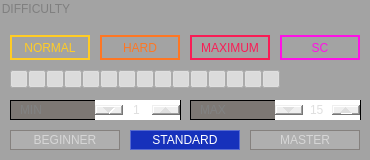
     <widget class="QGroupBox" name="diff_groupbox">
      <property name="geometry">
       <rect>
        <x>30</x>
        <y>120</y>
        <width>370</width>
        <height>160</height>
       </rect>
      </property>
      <property name="styleSheet">
       <string notr="true">QGroupBox{
	background-color:rgba(0, 0, 0, 51);
	color:#7f7f7f;
	border:none;
}
QFrame{
	background-color: qlineargradient(spread:pad, x1:0, y1:0, x2:1, y2:0, stop:0 rgba(88, 78, 70, 128), stop:0.5 rgba(88, 78, 70, 128), stop:0.501 rgba(96, 78, 65, 255), stop:1 rgba(96, 78, 65, 255));
	color: #ffffff;
}
QPushButton{
	font: 8pt &quot;Lato Black&quot;
}
QSpinBox{
	font: 9pt &quot;Lato Black&quot;;
	color: #dfdfdf;
	border:none;
}
QSpinBox::up-button{
	subcontrol-position: right;
	color: #ffffff;
	width: 28px;
}
QSpinBox::up-arrow {
    image: url(images/right_button.png);
}
QSpinBox::down-button{
	subcontrol-position: left;
	color: #ffffff;
	width: 28px;
}
QSpinBox::down-arrow {
    image: url(images/left_button.png);
}</string>
      </property>
      <property name="title">
       <string>DIFFICULTY</string>
      </property>
      <widget class="QPushButton" name="cb_nm">
       <property name="geometry">
        <rect>
         <x>10</x>
         <y>35</y>
         <width>80</width>
         <height>25</height>
        </rect>
       </property>
       <property name="styleSheet">
        <string notr="true">QPushButton {
    border: 2px solid #ffcc25;
	color: #ffcc25;
    background: transparent;
}

QPushButton:checked {
	border-color: #ffcc25;
 	color: #242526;
    background-color: #ffcc25;
}</string>
       </property>
       <property name="text">
        <string>NORMAL</string>
       </property>
       <property name="checkable">
        <bool>true</bool>
       </property>
      </widget>
      <widget class="QPushButton" name="cb_hd">
       <property name="geometry">
        <rect>
         <x>100</x>
         <y>35</y>
         <width>80</width>
         <height>25</height>
        </rect>
       </property>
       <property name="styleSheet">
        <string notr="true">QPushButton {
    border: 2px solid #fe7724;
	color: #fe7724;
    background: transparent;
}

QPushButton:checked {
	border-color: #fe7724;
 	color: #242526;
    background-color: #fe7724;
}</string>
       </property>
       <property name="text">
        <string>HARD</string>
       </property>
       <property name="checkable">
        <bool>true</bool>
       </property>
      </widget>
      <widget class="QPushButton" name="cb_mx">
       <property name="geometry">
        <rect>
         <x>190</x>
         <y>35</y>
         <width>80</width>
         <height>25</height>
        </rect>
       </property>
       <property name="styleSheet">
        <string notr="true">QPushButton {
    border: 2px solid #f91c55;
	color: #f91c55;
    background: transparent;
}

QPushButton:checked {
	border-color: #f91c55;
 	color: #242526;
    background-color: #f91c55;
}</string>
       </property>
       <property name="text">
        <string>MAXIMUM</string>
       </property>
       <property name="checkable">
        <bool>true</bool>
       </property>
      </widget>
      <widget class="QPushButton" name="cb_sc">
       <property name="geometry">
        <rect>
         <x>280</x>
         <y>35</y>
         <width>80</width>
         <height>25</height>
        </rect>
       </property>
       <property name="styleSheet">
        <string notr="true">QPushButton {
    border: 2px solid #ff11e6;
	color: #ff11e6;
    background: transparent;
}

QPushButton:checked {
	border-color: #ff11e6;
 	color: #242526;
    background-color: #ff11e6;
}</string>
       </property>
       <property name="text">
        <string>SC</string>
       </property>
       <property name="checkable">
        <bool>true</bool>
       </property>
      </widget>
      <widget class="QPushButton" name="d1">
       <property name="geometry">
        <rect>
         <x>10</x>
         <y>70</y>
         <width>18</width>
         <height>18</height>
        </rect>
       </property>
       <property name="sizePolicy">
        <sizepolicy hsizetype="Fixed" vsizetype="Fixed">
         <horstretch>0</horstretch>
         <verstretch>0</verstretch>
        </sizepolicy>
       </property>
       <property name="icon">
        <iconset>
         <normaloff>../images/d_blk.png</normaloff>
         <normalon>../images/d_ylw.png</normalon>../images/d_blk.png</iconset>
       </property>
       <property name="iconSize">
        <size>
         <width>18</width>
         <height>18</height>
        </size>
       </property>
       <property name="checkable">
        <bool>true</bool>
       </property>
       <property name="checked">
        <bool>true</bool>
       </property>
      </widget>
      <widget class="QPushButton" name="d2">
       <property name="geometry">
        <rect>
         <x>28</x>
         <y>70</y>
         <width>18</width>
         <height>18</height>
        </rect>
       </property>
       <property name="sizePolicy">
        <sizepolicy hsizetype="Fixed" vsizetype="Fixed">
         <horstretch>0</horstretch>
         <verstretch>0</verstretch>
        </sizepolicy>
       </property>
       <property name="icon">
        <iconset>
         <normaloff>../images/d_blk.png</normaloff>
         <normalon>../images/d_ylw.png</normalon>../images/d_blk.png</iconset>
       </property>
       <property name="iconSize">
        <size>
         <width>18</width>
         <height>18</height>
        </size>
       </property>
       <property name="checkable">
        <bool>true</bool>
       </property>
       <property name="checked">
        <bool>true</bool>
       </property>
      </widget>
      <widget class="QPushButton" name="d3">
       <property name="geometry">
        <rect>
         <x>46</x>
         <y>70</y>
         <width>18</width>
         <height>18</height>
        </rect>
       </property>
       <property name="sizePolicy">
        <sizepolicy hsizetype="Fixed" vsizetype="Fixed">
         <horstretch>0</horstretch>
         <verstretch>0</verstretch>
        </sizepolicy>
       </property>
       <property name="icon">
        <iconset>
         <normaloff>../images/d_blk.png</normaloff>
         <normalon>../images/d_ylw.png</normalon>../images/d_blk.png</iconset>
       </property>
       <property name="iconSize">
        <size>
         <width>18</width>
         <height>18</height>
        </size>
       </property>
       <property name="checkable">
        <bool>true</bool>
       </property>
       <property name="checked">
        <bool>true</bool>
       </property>
      </widget>
      <widget class="QPushButton" name="d4">
       <property name="geometry">
        <rect>
         <x>64</x>
         <y>70</y>
         <width>18</width>
         <height>18</height>
        </rect>
       </property>
       <property name="sizePolicy">
        <sizepolicy hsizetype="Fixed" vsizetype="Fixed">
         <horstretch>0</horstretch>
         <verstretch>0</verstretch>
        </sizepolicy>
       </property>
       <property name="icon">
        <iconset>
         <normaloff>../images/d_blk.png</normaloff>
         <normalon>../images/d_ylw.png</normalon>../images/d_blk.png</iconset>
       </property>
       <property name="iconSize">
        <size>
         <width>18</width>
         <height>18</height>
        </size>
       </property>
       <property name="checkable">
        <bool>true</bool>
       </property>
       <property name="checked">
        <bool>true</bool>
       </property>
      </widget>
      <widget class="QPushButton" name="d5">
       <property name="geometry">
        <rect>
         <x>82</x>
         <y>70</y>
         <width>18</width>
         <height>18</height>
        </rect>
       </property>
       <property name="sizePolicy">
        <sizepolicy hsizetype="Fixed" vsizetype="Fixed">
         <horstretch>0</horstretch>
         <verstretch>0</verstretch>
        </sizepolicy>
       </property>
       <property name="icon">
        <iconset>
         <normaloff>../images/d_blk.png</normaloff>
         <normalon>../images/d_ylw.png</normalon>../images/d_blk.png</iconset>
       </property>
       <property name="iconSize">
        <size>
         <width>18</width>
         <height>18</height>
        </size>
       </property>
       <property name="checkable">
        <bool>true</bool>
       </property>
       <property name="checked">
        <bool>true</bool>
       </property>
      </widget>
      <widget class="QPushButton" name="d6">
       <property name="geometry">
        <rect>
         <x>100</x>
         <y>70</y>
         <width>18</width>
         <height>18</height>
        </rect>
       </property>
       <property name="sizePolicy">
        <sizepolicy hsizetype="Fixed" vsizetype="Fixed">
         <horstretch>0</horstretch>
         <verstretch>0</verstretch>
        </sizepolicy>
       </property>
       <property name="icon">
        <iconset>
         <normaloff>../images/d_blk.png</normaloff>
         <normalon>../images/d_org.png</normalon>../images/d_blk.png</iconset>
       </property>
       <property name="iconSize">
        <size>
         <width>18</width>
         <height>18</height>
        </size>
       </property>
       <property name="checkable">
        <bool>true</bool>
       </property>
       <property name="checked">
        <bool>true</bool>
       </property>
      </widget>
      <widget class="QPushButton" name="d7">
       <property name="geometry">
        <rect>
         <x>118</x>
         <y>70</y>
         <width>18</width>
         <height>18</height>
        </rect>
       </property>
       <property name="sizePolicy">
        <sizepolicy hsizetype="Fixed" vsizetype="Fixed">
         <horstretch>0</horstretch>
         <verstretch>0</verstretch>
        </sizepolicy>
       </property>
       <property name="icon">
        <iconset>
         <normaloff>../images/d_blk.png</normaloff>
         <normalon>../images/d_org.png</normalon>../images/d_blk.png</iconset>
       </property>
       <property name="iconSize">
        <size>
         <width>18</width>
         <height>18</height>
        </size>
       </property>
       <property name="checkable">
        <bool>true</bool>
       </property>
       <property name="checked">
        <bool>true</bool>
       </property>
      </widget>
      <widget class="QPushButton" name="d8">
       <property name="geometry">
        <rect>
         <x>136</x>
         <y>70</y>
         <width>18</width>
         <height>18</height>
        </rect>
       </property>
       <property name="sizePolicy">
        <sizepolicy hsizetype="Fixed" vsizetype="Fixed">
         <horstretch>0</horstretch>
         <verstretch>0</verstretch>
        </sizepolicy>
       </property>
       <property name="icon">
        <iconset>
         <normaloff>../images/d_blk.png</normaloff>
         <normalon>../images/d_org.png</normalon>../images/d_blk.png</iconset>
       </property>
       <property name="iconSize">
        <size>
         <width>18</width>
         <height>18</height>
        </size>
       </property>
       <property name="checkable">
        <bool>true</bool>
       </property>
       <property name="checked">
        <bool>true</bool>
       </property>
      </widget>
      <widget class="QPushButton" name="d9">
       <property name="geometry">
        <rect>
         <x>154</x>
         <y>70</y>
         <width>18</width>
         <height>18</height>
        </rect>
       </property>
       <property name="sizePolicy">
        <sizepolicy hsizetype="Fixed" vsizetype="Fixed">
         <horstretch>0</horstretch>
         <verstretch>0</verstretch>
        </sizepolicy>
       </property>
       <property name="icon">
        <iconset>
         <normaloff>../images/d_blk.png</normaloff>
         <normalon>../images/d_org.png</normalon>../images/d_blk.png</iconset>
       </property>
       <property name="iconSize">
        <size>
         <width>18</width>
         <height>18</height>
        </size>
       </property>
       <property name="checkable">
        <bool>true</bool>
       </property>
       <property name="checked">
        <bool>true</bool>
       </property>
      </widget>
      <widget class="QPushButton" name="d10">
       <property name="geometry">
        <rect>
         <x>172</x>
         <y>70</y>
         <width>18</width>
         <height>18</height>
        </rect>
       </property>
       <property name="sizePolicy">
        <sizepolicy hsizetype="Fixed" vsizetype="Fixed">
         <horstretch>0</horstretch>
         <verstretch>0</verstretch>
        </sizepolicy>
       </property>
       <property name="icon">
        <iconset>
         <normaloff>../images/d_blk.png</normaloff>
         <normalon>../images/d_org.png</normalon>../images/d_blk.png</iconset>
       </property>
       <property name="iconSize">
        <size>
         <width>18</width>
         <height>18</height>
        </size>
       </property>
       <property name="checkable">
        <bool>true</bool>
       </property>
       <property name="checked">
        <bool>true</bool>
       </property>
      </widget>
      <widget class="QPushButton" name="d11">
       <property name="geometry">
        <rect>
         <x>190</x>
         <y>70</y>
         <width>18</width>
         <height>18</height>
        </rect>
       </property>
       <property name="sizePolicy">
        <sizepolicy hsizetype="Fixed" vsizetype="Fixed">
         <horstretch>0</horstretch>
         <verstretch>0</verstretch>
        </sizepolicy>
       </property>
       <property name="icon">
        <iconset>
         <normaloff>../images/d_blk.png</normaloff>
         <normalon>../images/d_red.png</normalon>../images/d_blk.png</iconset>
       </property>
       <property name="iconSize">
        <size>
         <width>18</width>
         <height>18</height>
        </size>
       </property>
       <property name="checkable">
        <bool>true</bool>
       </property>
       <property name="checked">
        <bool>true</bool>
       </property>
      </widget>
      <widget class="QPushButton" name="d12">
       <property name="geometry">
        <rect>
         <x>208</x>
         <y>70</y>
         <width>18</width>
         <height>18</height>
        </rect>
       </property>
       <property name="sizePolicy">
        <sizepolicy hsizetype="Fixed" vsizetype="Fixed">
         <horstretch>0</horstretch>
         <verstretch>0</verstretch>
        </sizepolicy>
       </property>
       <property name="icon">
        <iconset>
         <normaloff>../images/d_blk.png</normaloff>
         <normalon>../images/d_red.png</normalon>../images/d_blk.png</iconset>
       </property>
       <property name="iconSize">
        <size>
         <width>18</width>
         <height>18</height>
        </size>
       </property>
       <property name="checkable">
        <bool>true</bool>
       </property>
       <property name="checked">
        <bool>true</bool>
       </property>
      </widget>
      <widget class="QPushButton" name="d13">
       <property name="geometry">
        <rect>
         <x>226</x>
         <y>70</y>
         <width>18</width>
         <height>18</height>
        </rect>
       </property>
       <property name="sizePolicy">
        <sizepolicy hsizetype="Fixed" vsizetype="Fixed">
         <horstretch>0</horstretch>
         <verstretch>0</verstretch>
        </sizepolicy>
       </property>
       <property name="icon">
        <iconset>
         <normaloff>../images/d_blk.png</normaloff>
         <normalon>../images/d_red.png</normalon>../images/d_blk.png</iconset>
       </property>
       <property name="iconSize">
        <size>
         <width>18</width>
         <height>18</height>
        </size>
       </property>
       <property name="checkable">
        <bool>true</bool>
       </property>
       <property name="checked">
        <bool>true</bool>
       </property>
      </widget>
      <widget class="QPushButton" name="d14">
       <property name="geometry">
        <rect>
         <x>244</x>
         <y>70</y>
         <width>18</width>
         <height>18</height>
        </rect>
       </property>
       <property name="sizePolicy">
        <sizepolicy hsizetype="Fixed" vsizetype="Fixed">
         <horstretch>0</horstretch>
         <verstretch>0</verstretch>
        </sizepolicy>
       </property>
       <property name="icon">
        <iconset>
         <normaloff>../images/d_blk.png</normaloff>
         <normalon>../images/d_red.png</normalon>../images/d_blk.png</iconset>
       </property>
       <property name="iconSize">
        <size>
         <width>18</width>
         <height>18</height>
        </size>
       </property>
       <property name="checkable">
        <bool>true</bool>
       </property>
       <property name="checked">
        <bool>true</bool>
       </property>
      </widget>
      <widget class="QPushButton" name="d15">
       <property name="geometry">
        <rect>
         <x>262</x>
         <y>70</y>
         <width>18</width>
         <height>18</height>
        </rect>
       </property>
       <property name="sizePolicy">
        <sizepolicy hsizetype="Fixed" vsizetype="Fixed">
         <horstretch>0</horstretch>
         <verstretch>0</verstretch>
        </sizepolicy>
       </property>
       <property name="icon">
        <iconset>
         <normaloff>../images/d_blk.png</normaloff>
         <normalon>../images/d_red.png</normalon>../images/d_blk.png</iconset>
       </property>
       <property name="iconSize">
        <size>
         <width>18</width>
         <height>18</height>
        </size>
       </property>
       <property name="checkable">
        <bool>true</bool>
       </property>
       <property name="checked">
        <bool>true</bool>
       </property>
      </widget>
      <widget class="QPushButton" name="cb_std">
       <property name="geometry">
        <rect>
         <x>130</x>
         <y>130</y>
         <width>110</width>
         <height>20</height>
        </rect>
       </property>
       <property name="styleSheet">
        <string notr="true">QPushButton {
    border: 1px solid #85817e;
	color: #d6d6d6;
    background: rgba(255, 255, 255, 32);
}

QPushButton:checked {
	border-color: #586bce;
 	color: #ffffff;
    background-color: #1631bb;
}</string>
       </property>
       <property name="text">
        <string>STANDARD</string>
       </property>
       <property name="checkable">
        <bool>true</bool>
       </property>
       <property name="checked">
        <bool>true</bool>
       </property>
       <property name="autoExclusive">
        <bool>true</bool>
       </property>
      </widget>
      <widget class="QPushButton" name="cb_mst">
       <property name="geometry">
        <rect>
         <x>250</x>
         <y>130</y>
         <width>110</width>
         <height>20</height>
        </rect>
       </property>
       <property name="styleSheet">
        <string notr="true">QPushButton {
    border: 1px solid #85817e;
	color: #d6d6d6;
    background: rgba(255, 255, 255, 32);
}

QPushButton:checked {
	border-color: #e45153;
 	color: #ffffff;
    background-color: #d90c10;
}</string>
       </property>
       <property name="text">
        <string>MASTER</string>
       </property>
       <property name="checkable">
        <bool>true</bool>
       </property>
       <property name="autoExclusive">
        <bool>true</bool>
       </property>
      </widget>
      <widget class="QPushButton" name="cb_bgn">
       <property name="geometry">
        <rect>
         <x>10</x>
         <y>130</y>
         <width>110</width>
         <height>20</height>
        </rect>
       </property>
       <property name="styleSheet">
        <string notr="true">QPushButton {
    border: 1px solid #85817e;
	color: #d6d6d6;
    background: rgba(255, 255, 255, 32);
}

QPushButton:checked {
	border-color: #48b06b;
 	color: #ffffff;
    background-color: #009031;
}</string>
       </property>
       <property name="text">
        <string>BEGINNER</string>
       </property>
       <property name="checkable">
        <bool>true</bool>
       </property>
       <property name="autoExclusive">
        <bool>true</bool>
       </property>
      </widget>
      <widget class="QFrame" name="frame_6">
       <property name="geometry">
        <rect>
         <x>10</x>
         <y>100</y>
         <width>171</width>
         <height>20</height>
        </rect>
       </property>
       <property name="frameShape">
        <enum>QFrame::StyledPanel</enum>
       </property>
       <property name="frameShadow">
        <enum>QFrame::Raised</enum>
       </property>
       <widget class="QSpinBox" name="lvl_min">
        <property name="geometry">
         <rect>
          <x>85</x>
          <y>0</y>
          <width>85</width>
          <height>20</height>
         </rect>
        </property>
        <property name="frame">
         <bool>false</bool>
        </property>
        <property name="alignment">
         <set>Qt::AlignCenter</set>
        </property>
        <property name="minimum">
         <number>1</number>
        </property>
        <property name="maximum">
         <number>15</number>
        </property>
       </widget>
       <widget class="QLabel" name="label_4">
        <property name="geometry">
         <rect>
          <x>10</x>
          <y>0</y>
          <width>71</width>
          <height>20</height>
         </rect>
        </property>
        <property name="styleSheet">
         <string notr="true">QLabel{
	font: 8pt &quot;Lato&quot;;
	background: none;
	color:#818282;
}</string>
        </property>
        <property name="text">
         <string>MIN</string>
        </property>
       </widget>
      </widget>
      <widget class="QFrame" name="frame_7">
       <property name="geometry">
        <rect>
         <x>190</x>
         <y>100</y>
         <width>171</width>
         <height>20</height>
        </rect>
       </property>
       <property name="frameShape">
        <enum>QFrame::StyledPanel</enum>
       </property>
       <property name="frameShadow">
        <enum>QFrame::Raised</enum>
       </property>
       <widget class="QSpinBox" name="lvl_max">
        <property name="geometry">
         <rect>
          <x>85</x>
          <y>0</y>
          <width>85</width>
          <height>20</height>
         </rect>
        </property>
        <property name="frame">
         <bool>false</bool>
        </property>
        <property name="alignment">
         <set>Qt::AlignCenter</set>
        </property>
        <property name="minimum">
         <number>1</number>
        </property>
        <property name="maximum">
         <number>15</number>
        </property>
        <property name="value">
         <number>15</number>
        </property>
       </widget>
       <widget class="QLabel" name="label_5">
        <property name="geometry">
         <rect>
          <x>10</x>
          <y>0</y>
          <width>71</width>
          <height>20</height>
         </rect>
        </property>
        <property name="styleSheet">
         <string notr="true">QLabel{
	font: 8pt &quot;Lato&quot;;
	background: none;
	color:#818282;
}</string>
        </property>
        <property name="text">
         <string>MAX</string>
        </property>
       </widget>
      </widget>
      <widget class="QLabel" name="label_9">
       <property name="geometry">
        <rect>
         <x>10</x>
         <y>70</y>
         <width>270</width>
         <height>20</height>
        </rect>
       </property>
       <property name="styleSheet">
        <string notr="true">background: transparent;</string>
       </property>
       <property name="text">
        <string/>
       </property>
      </widget>
     </widget>
